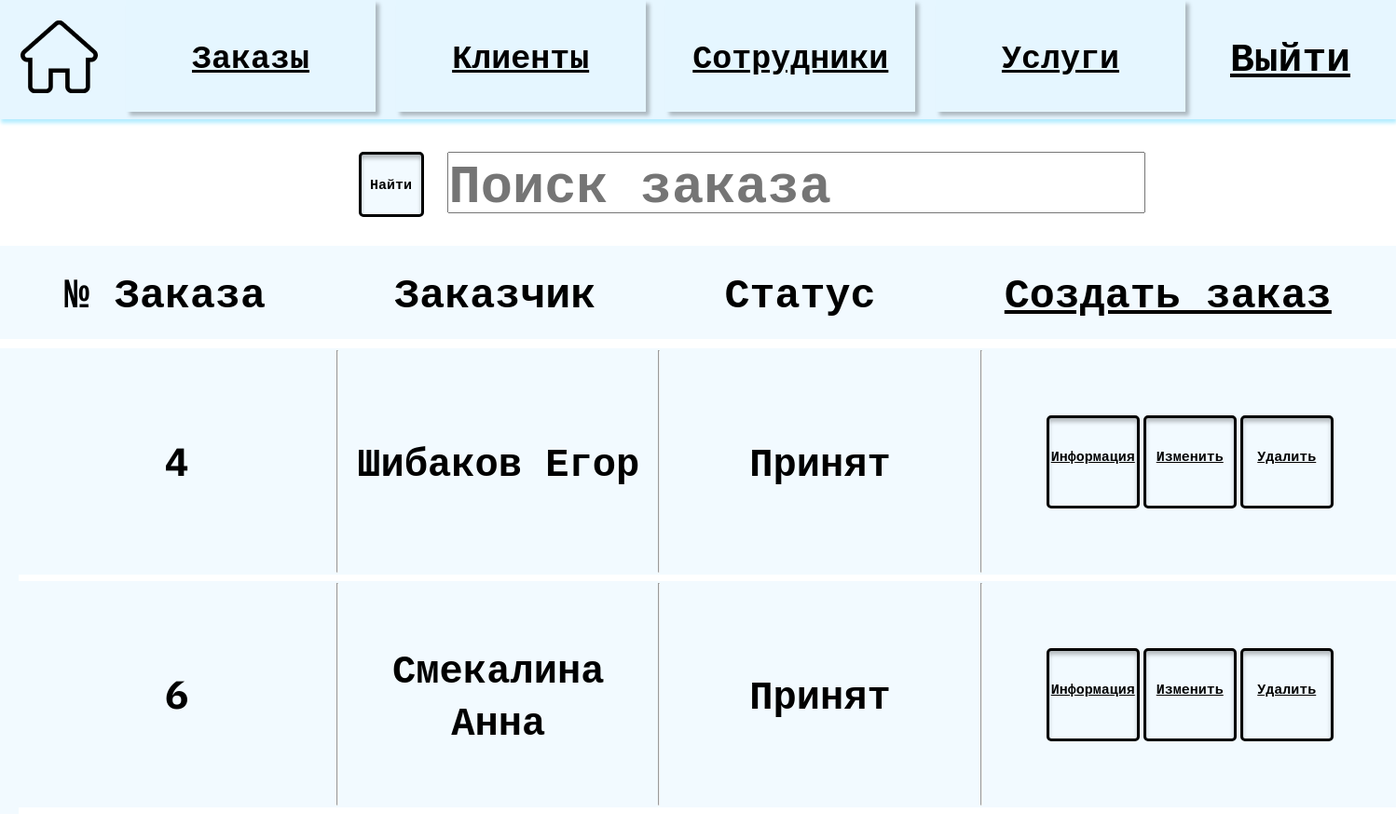
Page /Orders/ on the committed database.
### main/models.py (models this page shows, shortened)
class Orders(models.Model):
    ACCEPTED = 'Принят'
    IN_PROGRESS = 'В работе'
    READY = 'Готов к выдаче'
    GIVEN = 'Выдан'
    CANCELLED = 'Отменен'
    STATUS = [
        (ACCEPTED, 'Принят'),
        (IN_PROGRESS, 'В работе'),
        (READY, 'Готов к выдаче'),
        (GIVEN, 'Выдан'),
        (CANCELLED, 'Отменен'),
    ]
    id = models.AutoField(primary_key=True)
    user_id = models.ForeignKey ('Users', on_delete=models.CASCADE,verbose_name="Заказчик")
    employee_id = models.ForeignKey('Employee', on_delete=models.CASCADE, null=True,verbose_name="Исполнитель")
    status = models.CharField(
        max_length=20,
        choices=STATUS,
        default=ACCEPTED,
        verbose_name="Статус заказа"
    )
    service = models.ForeignKey('Services', on_delete=models.CASCADE, null=True,verbose_name="Услуга")
    connected_order = models.ForeignKey('Orders',on_delete=models.CASCADE, null=True,blank = True, verbose_name="Связанный заказ")
    order_date =  models.DateField(default=date.today,verbose_name="Дата заказа")
    comment = models.CharField (max_length=200, default='Пусто',verbose_name="Комментарий")

class Users(models.Model):
    id = models.AutoField(primary_key=True)
    surname = models.CharField (max_length=35,blank=False,verbose_name="Фамилия")
    name = models.CharField (max_length=35, blank=False,verbose_name="Имя")
    name2 = models.CharField (max_length=35,verbose_name="Отчетсво")
    birthday = models.DateField(blank=False,verbose_name="Дата рождения")
    phone = models.CharField(max_length=11, blank=False,verbose_name="Телефон")
    email = models.EmailField(max_length=35, blank=False)
    orders_col = models.IntegerField(default = 0)
    last_order_date = models.DateField(default=date.today,verbose_name="Дата последнего заказа")

### main/views.py (the view)
# urls.py: path('Orders/', views.Orders_view, name='Orders'),
def Orders_view(request):
    if 'q' in request.GET:
        q = request.GET['q']
        dataset = Orders.objects.filter(id__icontains=q)
    else:
        dataset = Orders.objects.all()
    return render(request, 'test/view_Ord.html', {'dataset': dataset, 'tableName': 'Orders'})

### main/templates/test/view_Ord.html
{% extends 'main/base.html' %}
{% if request.user.is_authenticated %}
{% block header %}
    <div class="lyout">
        <a href="{% url 'home' %}">
            <img src="../../static/main/img/home.png" alt="домик" class="home_img">
        </a>
        <div class="menu">
            <a href="{% url 'Orders' %}"><button class="buttom_menu">Заказы</button></a>
            <a href="{% url 'Users' %}"><button class="buttom_menu">Клиенты</button></a>
            <a href="{% url 'Employee' %}"><button class="buttom_menu">Сотрудники</button></a>
            <a href="{% url 'Services' %}"><button class="buttom_menu">Услуги</button></a>
        </div>
        <a href="{% url 'logout' %}" class="button_in">Выйти</a>
    </div>
{% endblock %}
{% block content %}
<div class="searc_block">
    <form class="searc_block_el" action="{% url 'SearchOrder' %}" method="get">
        <button class="searc_block_batton" type="submit">Найти</button>
        <input class="searc_block_input search_order" type="search" type="text" name="q" placeholder="Поиск заказа">
    </form>
</div>
<div class="data_block_menu">
    <p>№ Заказа</p>
    <p>Заказчик</p>
    <p>Статус</p>
    <a href='http://127.0.0.1:8000/create{{tableName}}/'>Создать заказ</a>
</div>
<div class="Employee_info">
{% for data in dataset %}
    <div class="Employee_info_name users_info_name orders_info_name">
        <h3 class="or_widh">{{     data.id}}</h3><br><hr>
        <h3 class="or_widh">{{data.user_id.surname}} {{data.user_id.name}}</h3><br><hr>
        <h3 class="or_widh">{{data.status}}</h3><br><hr>
        <div class="Employee_info_batton users_info_batton orders_info_batton">
            <a class="info_batton" href='http://127.0.0.1:8000/{{tableName}}/{{data.id}}'>Информация</a>
            <a class="info_batton" href='http://127.0.0.1:8000/update{{tableName}}/{{data.id}}'>Изменить</a>
            <a class="info_batton" href='http://127.0.0.1:8000/delete{{tableName}}/{{data.id}}'>Удалить</a>
        </div>
    </div>
{% endfor %}
</div>
{% endblock %}
{% else %}
ыыыыыыыыыы
{% endif %}

### main/static/main/css/style.css (style rules this page uses)
* { position: relative; margin: 0; padding: 0; display: block; box-sizing: border-box; color: black; font-family: 'IBM Plex Mono', monospace; }

### main/static/main/css/header.css (style rules this page uses)
.lyout { position: relative; z-index: 1; display: flex; flex-direction: row; height: max-content; width: 100%; background: #E6F6FF; box-shadow: 1px 4px 4px #B3EDFF; }
.home_img { margin: 22px 30px 16px 22px; width: 83px; height: 78px; }
.menu { width: 100%; display: flex; flex-direction: row; justify-content: space-between; }
.buttom_menu { width: 268px; height: 120px; background: #E5F6FF; border: none; box-shadow: 4px 4px 4px rgba(0, 0, 0, 0.25); font-size: 35px; font-weight: 600; }
.button_in { margin: 32px 49px 39px 48px; text-decoration: line; font-size: 43px; font-weight: 600; }

### main/static/main/css/emp/createEmployee.css (style rules this page uses)
input { width: 700px; height: 31px; font-size: 20px; font-weight: 700; line-height: 48px; letter-spacing: 0em; text-align: left; }

### main/static/main/css/emp/view_Emp.css (style rules this page uses)
.searc_block { margin-left: 24%; width: 100%; }
.searc_block_el { display: flex; width: 100%; height: 136px; }
.searc_block_input { margin: 35px 0; height: 66px; font-size: 57px; font-weight: 700; line-height: 48px; letter-spacing: 0em; text-align: left; }
.searc_block_batton { width: 70px; height: 70px; margin: 35px 25px; border: solid 3px black; border-radius: 5px; background-color: #F2FAFF; box-shadow: inset 0px 4px 4px rgba(0, 0, 0, 0.25); text-align: center; font-size: 15px; font-weight: 700; }
.Employee_info { padding-left: 20px; background-color: #F2FAFF; display: flex; flex-wrap: wrap; }
.Employee_info_name { padding: 20px 0; width: 40%; height: 250px; font-size: 22px; font-weight: 700; }
.Employee_info_batton { width: 35%; display: flex; flex-direction: column; justify-content: center; align-items: center; text-align: center; }
.info_batton { margin: 2px; width: 100px; height: 100px; padding: 31px 0; font-size: 15px; font-weight: 700; border: solid 3px black; border-radius: 5px; background-color: #F2FAFF; box-shadow: inset 0px 4px 4px rgba(0, 0, 0, 0.25); }
hr { height: 100%; width: 2px; margin: 0px 2px; }

### main/static/main/css/client/view_Usr.css (style rules this page uses)
.data_block_menu { display: flex; align-items: center; background-color: #F2FAFF; margin: 0 0 10px 0; height: 100px; justify-content: space-around; font-size: 45px; font-weight: 700; }
.users_info_name { margin-left: 172px; }
.users_info_batton { flex-direction: row; }

### main/static/main/css/orders/view_Ord.css (style rules this page uses)
.orders_info_name { margin: 0; padding: 2px 0; border-bottom: 7px #fff solid; display: flex; width: 100%; justify-content:space-between; align-items: center; font-size: 36px; font-weight: 700; }
.orders_info_batton { width: 30%; }
.search_order { width: 50%; }
.or_widh { width: 23%; text-align: center; }

### main/static/main/css/orders/update_Ord.css (style rules this page uses)
p { margin: 12px 0; }

### main/static/main/css/admin/admin.css (style rules this page uses)
input { width: 500px; }

### rows in the picture
Orders: id "4", user_id.surname "Шибаков", user_id.name "Егор", status "Принят"
Orders: id "6", user_id.surname "Смекалина", user_id.name "Анна", status "Принят"
